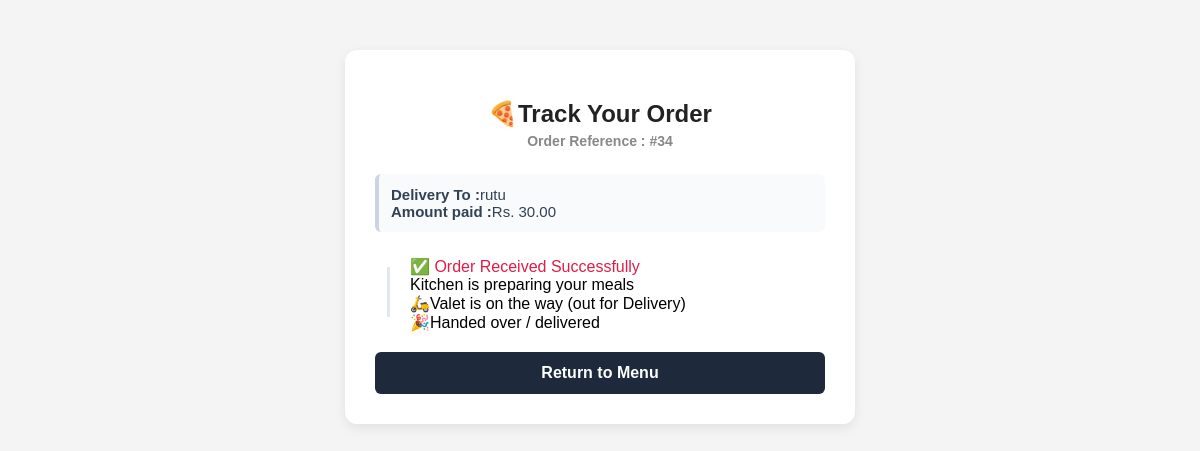
Screenshot of /track-order/34/ (signed in) with the database file from the repository.
### food_app/models.py (models this page shows, shortened)
class Order(models.Model):
    user = models.ForeignKey(User,on_delete=models.CASCADE)
    full_name = models.CharField(max_length=100)
    address = models.TextField()
    phone = models.CharField(max_length=15)
    total_bill =models.DecimalField(max_digits=10, decimal_places=2)
    order_date = models.DateTimeField(auto_now_add=True)
    status = models.CharField(max_length=20, default='pending')

### food_app/views.py (the view)
# urls.py: path('track-order/<int:order_id>/', views.track_order,name='track_order'),
def track_order(request,order_id):
    try:
        order=Order.objects.get(id=order_id,user=request.user)
    except Order.DoesNotExist:
        return redirect('home')
    return render(request,'track_order.html',{'order':order})

### food_app/templates/track_order.html (shortened to what this page needs)
<!DOCTYPE html>
<html lang="en">
<head>
</head>
<body>
    <div class="card">
        <h2>🍕Track Your Order</h2>
        <div class="order-id">Order Reference : #{{order.id}}</div>
        <div class="info-box">
            <strong>Delivery To :</strong>{{ order.full_name}} <br>
            <strong>Amount paid :</strong>Rs. {{ order.total_bill}}
        </div>
        <div class="status-container">
            <div class="status-step {% if order.status == 'pending' or order.status == 'preparing' or order.status == 'out_for_delivery' or order.status == 'delivered' %}active{% endif %}">
               ✅ Order Received Successfully
            </div>
            <div class="status-step {% if order.status == 'preparing' or order.status == 'out_for_delivery' or order.status == 'delivered' %}active{% endif %}">
                Kitchen is preparing your meals
            </div>
            <div class="status-step {% if order.status == 'out_for_delivery' or order.status == 'delivered' %}active{% endif %}">
                🛵Valet is on the way (out for Delivery)
            </div>
            <div class="status-step {% if order.status == 'delivered' %}active{% endif %}">
                🎉Handed over / delivered
            </div>
        </div>
        <a href="{% url 'home' %}" class="btn">Return to Menu</a>
    </div>
</body>
</html>

### food_app/templates/track_order.html (style rules this page uses)
body { font-family: Arial,sans-serif; text-align: center; margin-top: 50px; background-color: #f4f4f4; }
.card { background: white; padding: 30px; border-radius: 12px; box-shadow: 0 4px 12px rgba(0,0,0,0.08); display: inline-block; width: 450px; text-align: left; }
h2 { color: #222; text-align: center; margin-bottom: 5px; }
.order-id { text-align: center; color: #888; font-size: 14px; margin-bottom: 25px; font-weight: bold; }
.status-container { margin-top: 25px; position: relative; padding-left: 35px; }
.status-container::before { content: ""; position: absolute; left: 12px; top: 10px; bottom: 15px; width: 3px; background: #e2e8f0; }
.active { color: #e11d48; }
.active::before { background: #e11d48; border-color: #e11d48; box-shadow: 0 0 10px rgba(225,29,72,0.6); }
.info-box { background: #f8fafc; padding: 12px; border-radius: 6px; margin-bottom: 20px; font-size: 15px; color: #334155; border-left: 4px solid #cbd5e1; }
.btn { display: block; text-align: center; margin-top: 20px; padding: 12px; background-color: #1e293b; color: white; text-decoration: none; border-radius: 6px; font-weight: bold; }

### rows the page displays
Order: id "34", full_name "rutu", total_bill "30.00"
